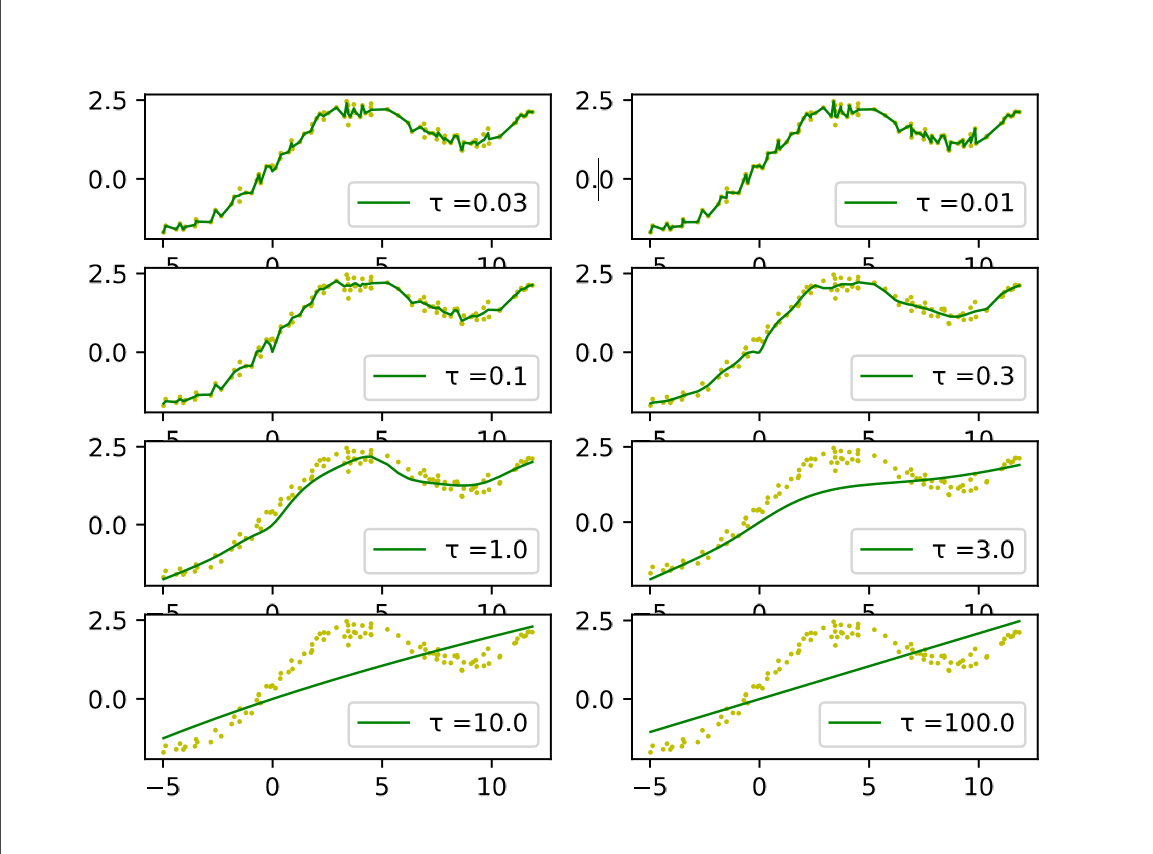

Write the Python code that produced this figure.
# -*- coding: utf-8 -*-
from numpy import *
from pylab import * 

def lwlm(testX, X, Y, tau):
	X = mat(X).T
	Y = mat(Y).T
	m = shape(X)[0]
	weights = mat(eye((m)))
	for j in range(m):
		d = testX - X[j,0]
		weights[j,j] = exp(d * d / (-2.0 * tau ** 2))
	theta1 = (X.T * weights * X).I * X.T * weights * Y
	return theta1

dataFileX = open("q2x.dat", 'r')
dataFileY = open("q2y.dat", 'r')
X = [(float(line)) for line in dataFileX]
Y = [(float(line)) for line in dataFileY]
scatter(X,Y,)
n = 100
x = sort(X)
Tau = [0.03, 0.01, 0.1, 0.3, 1.0, 3.0, 10.0, 100.0]
for j in range(8):
	y = [x[i] * float(lwlm(x[i], X, Y, Tau[j])) for i in range(n)]
	subplot(420 + j + 1)
	scatter(X, Y, c = 'y', s = 1, marker = 'o')
	plot(x, y, 'g', linewidth = 1 , label = 'τ =' + str(Tau[j]))
	legend()
show()
